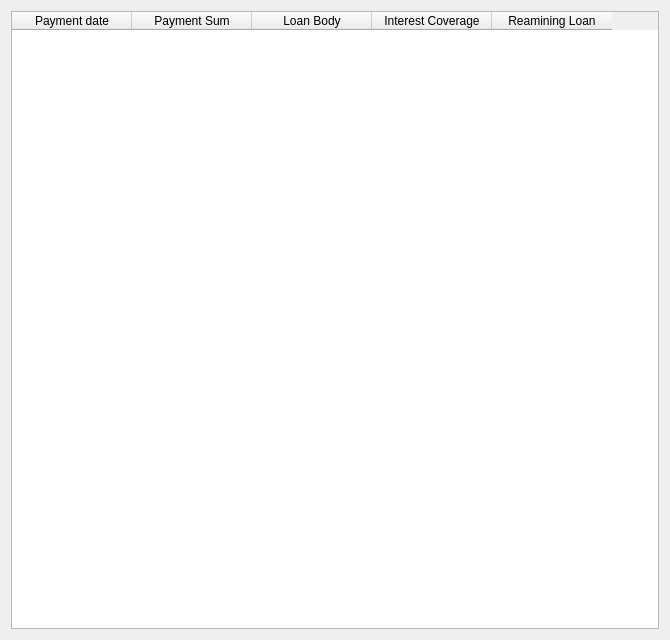
<?xml version="1.0" encoding="UTF-8"?>
<ui version="4.0">
 <class>CreditPayments</class>
 <widget class="QDialog" name="CreditPayments">
  <property name="geometry">
   <rect>
    <x>0</x>
    <y>0</y>
    <width>670</width>
    <height>640</height>
   </rect>
  </property>
  <property name="windowTitle">
   <string>Dialog</string>
  </property>
  <layout class="QHBoxLayout" name="horizontalLayout">
   <item>
    <widget class="QTableWidget" name="tableWidget">
     <property name="sizePolicy">
      <sizepolicy hsizetype="MinimumExpanding" vsizetype="MinimumExpanding">
       <horstretch>0</horstretch>
       <verstretch>0</verstretch>
      </sizepolicy>
     </property>
     <property name="horizontalScrollBarPolicy">
      <enum>Qt::ScrollBarAlwaysOff</enum>
     </property>
     <attribute name="horizontalHeaderCascadingSectionResizes">
      <bool>true</bool>
     </attribute>
     <attribute name="horizontalHeaderDefaultSectionSize">
      <number>120</number>
     </attribute>
     <attribute name="verticalHeaderCascadingSectionResizes">
      <bool>true</bool>
     </attribute>
     <column>
      <property name="text">
       <string>Payment date</string>
      </property>
     </column>
     <column>
      <property name="text">
       <string>Payment Sum</string>
      </property>
     </column>
     <column>
      <property name="text">
       <string>Loan Body</string>
      </property>
     </column>
     <column>
      <property name="text">
       <string>Interest Coverage</string>
      </property>
     </column>
     <column>
      <property name="text">
       <string>Reamining Loan</string>
      </property>
     </column>
    </widget>
   </item>
  </layout>
 </widget>
 <resources/>
 <connections/>
</ui>
